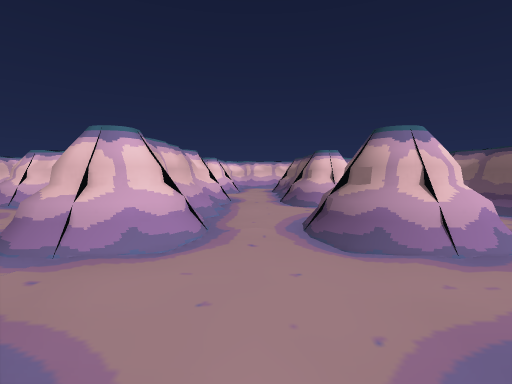
View 1 (above)

24 first-person views from a walk through a scene from a Unity 3-D project. The camera is 0.41 m above the floor, tilts 4° down and sees 85° across. The floor is counted in squares, 1 m on a side. Each view is taken from the middle of a square. On the plan, view 1 faces up. The plan holds only what a view shows up to about 9 squares ahead; the rest is blank. The player is left out.

View 2
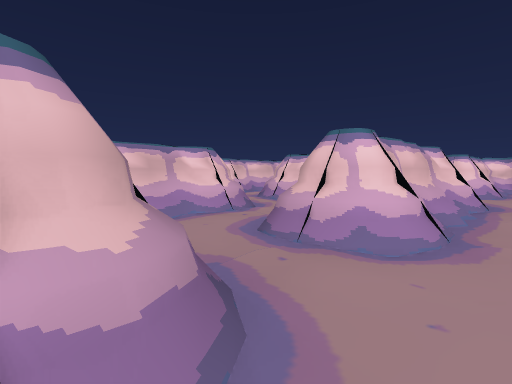

View 3
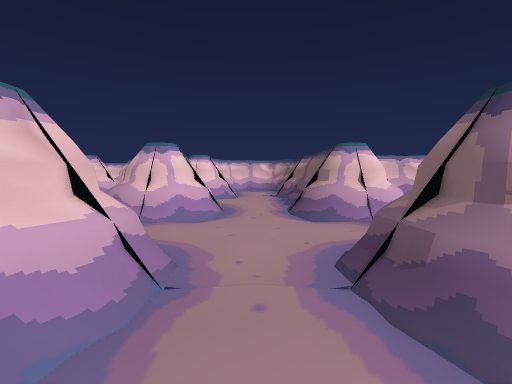

View 4
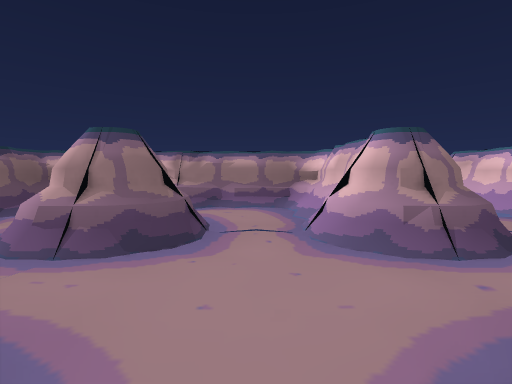

View 5
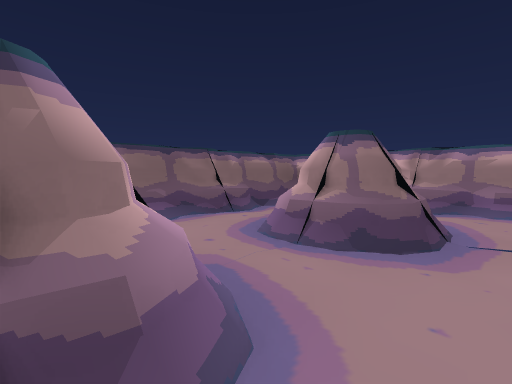

View 6
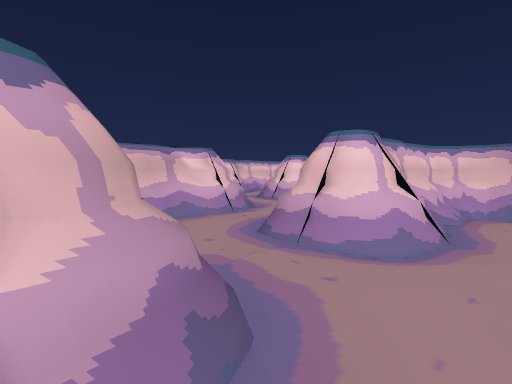

View 7
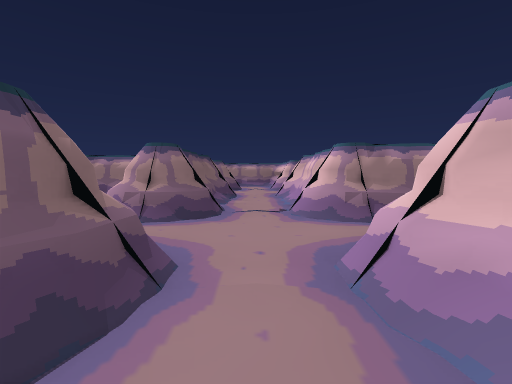

View 8
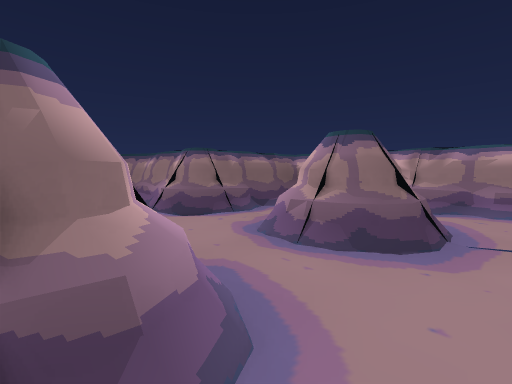

View 9
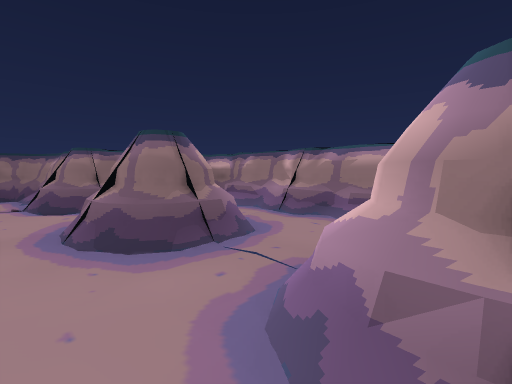

View 10
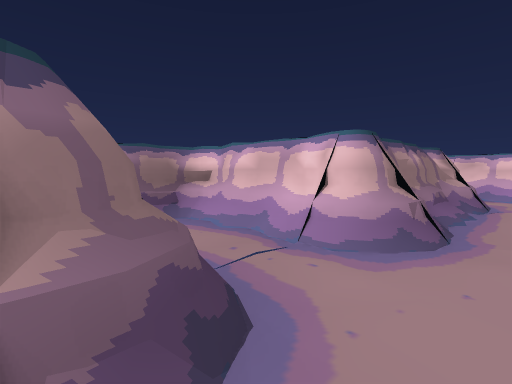

View 11
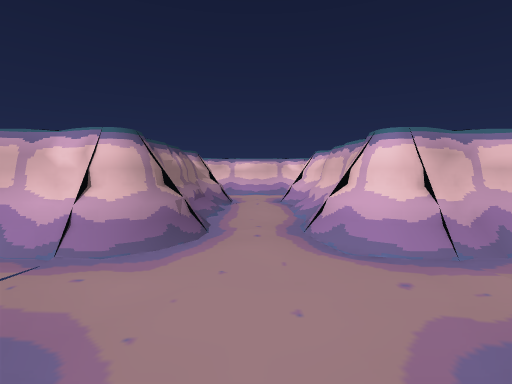

View 12
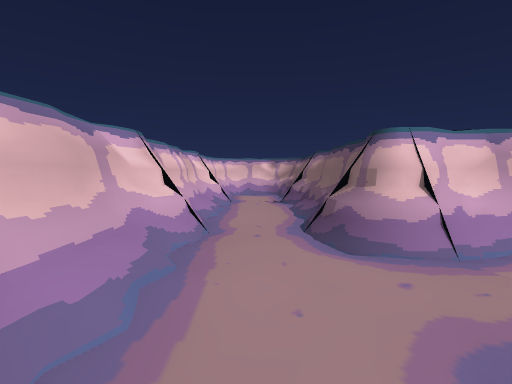

View 13
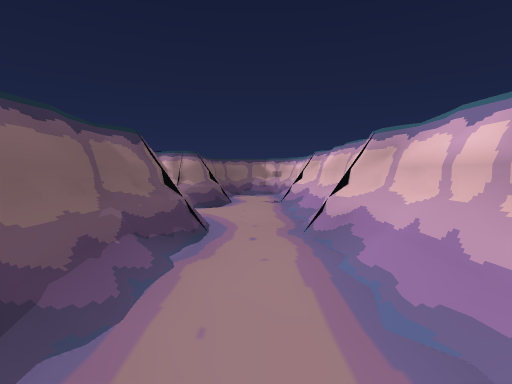

View 14
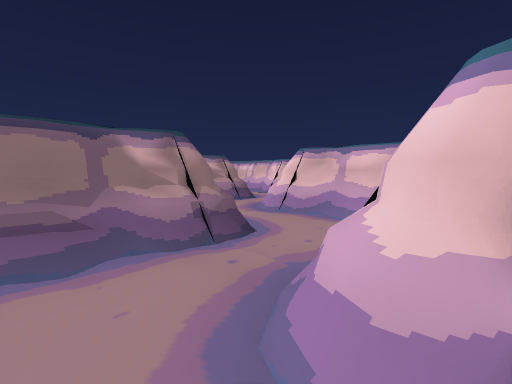

View 15
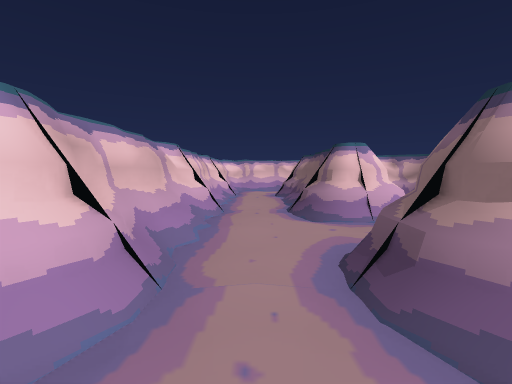

View 16
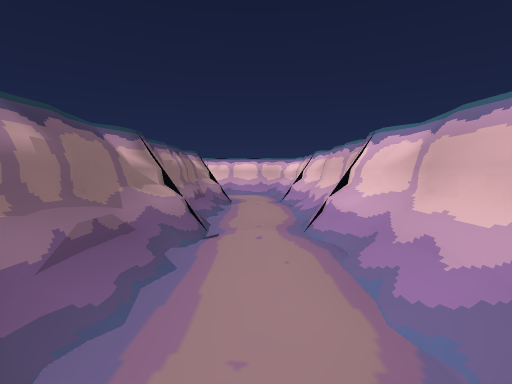

View 17
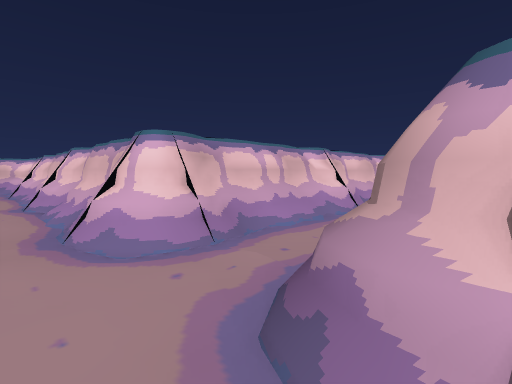

View 18
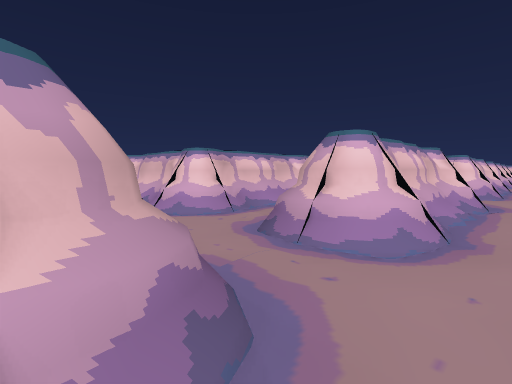

View 19
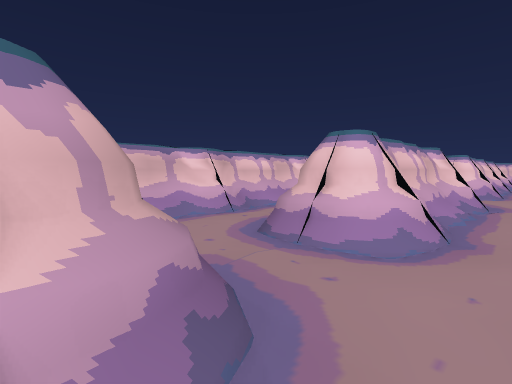

View 20
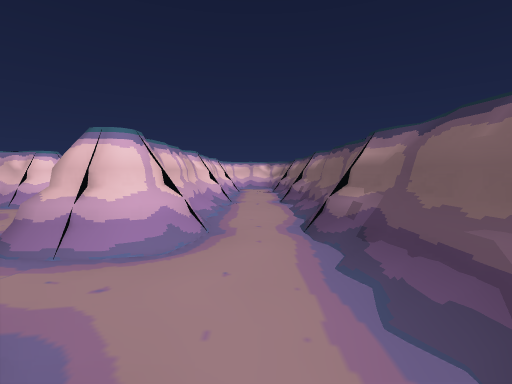

View 21
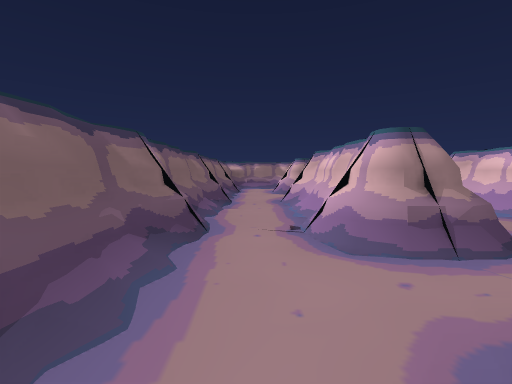

View 22
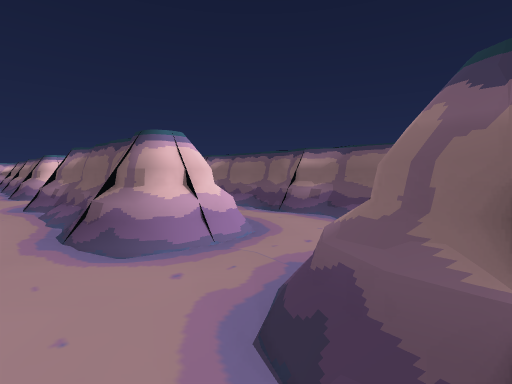

View 23
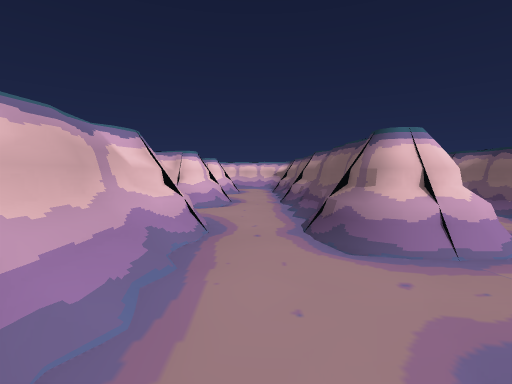

View 24
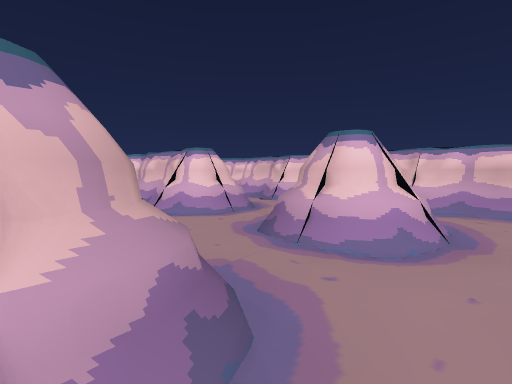

### Floor plan
Key: @ floor where view 1 was taken; # wall or solid block; . floor.
Columns run from 7 left of view 1 to 5 right of it. Each row starts with its distance up from view 1.
 24     #########
 23     #.....#.#
 22     ###.#.#.#
 21       ....#.#
 20        ##.#.#
 19         ..#.#
 18         #.#.#
 17         #...#
 16         #.#.#
 15         #.#.#
 14         #.#.#
 13         #...#
 12         #.#.#
 11         #.#.#
 10   #######.#.#
  9   #.........#
  8   #.##### #.#
  7   #.#.#.   .#
  6   #.#.#.#####
  5   #.....#.#
  4   #.###.#.###
  3   ....#...#
  2 #.###.#.#.#
  1 # #.#.......#
  0 ###.###@#.#.#
 -1   #.###.#...#
 -2   #.###.#####
 -3   #.........#
 -4   #.###.#.###
 -5   #.# #...#
 -6   ### #####

Where each view was taken, in squares from view 1:
view 1: 0 up, 0 right, facing up
view 2: 0 up, 0 right, facing up-left
view 3: 1 down, 2 right, facing up
view 4: 2 up, 2 right, facing down
view 5: 2 up, 2 right, facing down-right
view 6: 2 up, 2 right, facing up-left
view 7: 3 up, 0 right, facing down
view 8: 2 down, 0 right, facing down-right
view 9: 3 down, 1 left, facing down-right
view 10: 3 down, 1 right, facing down-left
view 11: 3 down, 1 right, facing left
view 12: 4 down, 4 left, facing up
view 13: 0 up, 4 left, facing down
view 14: 6 up, 2 left, facing down-left
view 15: 3 up, 4 left, facing up
view 16: 9 up, 1 right, facing left
view 17: 9 up, 3 right, facing up-left
view 18: 8 up, 4 right, facing up-left
view 19: 12 up, 4 right, facing up-left
view 20: 16 up, 4 right, facing up
view 21: 14 up, 4 right, facing down
view 22: 12 up, 2 right, facing up-right
view 23: 16 up, 2 right, facing up
view 24: 20 up, 2 right, facing up-left
